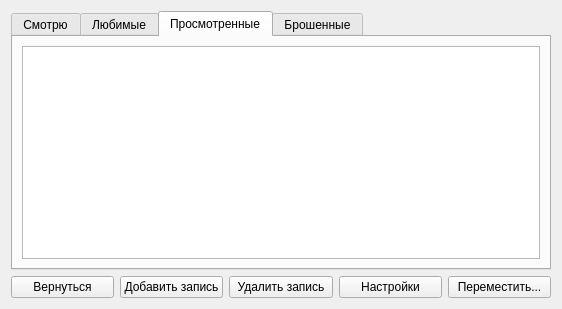
<?xml version="1.0" encoding="UTF-8"?>
<ui version="4.0">
 <class>tableWindow</class>
 <widget class="QWidget" name="tableWindow">
  <property name="geometry">
   <rect>
    <x>0</x>
    <y>0</y>
    <width>562</width>
    <height>309</height>
   </rect>
  </property>
  <property name="windowTitle">
   <string>Form</string>
  </property>
  <layout class="QGridLayout" name="gridLayout">
   <item row="2" column="3">
    <widget class="QPushButton" name="btn_settings">
     <property name="text">
      <string>Настройки</string>
     </property>
    </widget>
   </item>
   <item row="2" column="2">
    <widget class="QPushButton" name="btn_removedRecord">
     <property name="text">
      <string>Удалить запись</string>
     </property>
    </widget>
   </item>
   <item row="2" column="4">
    <widget class="QPushButton" name="btn_move">
     <property name="text">
      <string>Переместить...</string>
     </property>
    </widget>
   </item>
   <item row="2" column="0">
    <widget class="QPushButton" name="btn_returnMenu">
     <property name="text">
      <string>Вернуться</string>
     </property>
    </widget>
   </item>
   <item row="2" column="1">
    <widget class="QPushButton" name="btn_addRecord">
     <property name="text">
      <string>Добавить запись</string>
     </property>
    </widget>
   </item>
   <item row="1" column="0" colspan="5">
    <layout class="QVBoxLayout" name="verticalLayout_5">
     <item>
      <widget class="QTabWidget" name="tabWidget">
       <property name="currentIndex">
        <number>2</number>
       </property>
       <property name="tabBarAutoHide">
        <bool>true</bool>
       </property>
       <widget class="QWidget" name="tab">
        <attribute name="title">
         <string>Смотрю</string>
        </attribute>
        <layout class="QVBoxLayout" name="verticalLayout">
         <item>
          <widget class="QTableView" name="tableView"/>
         </item>
        </layout>
       </widget>
       <widget class="QWidget" name="tab_2">
        <attribute name="title">
         <string>Любимые</string>
        </attribute>
        <layout class="QVBoxLayout" name="verticalLayout_3">
         <item>
          <widget class="QTableView" name="tableView_3"/>
         </item>
        </layout>
       </widget>
       <widget class="QWidget" name="tab_3">
        <attribute name="title">
         <string>Просмотренные</string>
        </attribute>
        <layout class="QVBoxLayout" name="verticalLayout_2">
         <item>
          <widget class="QTableView" name="tableView_2">
           <property name="selectionMode">
            <enum>QAbstractItemView::SingleSelection</enum>
           </property>
          </widget>
         </item>
        </layout>
       </widget>
       <widget class="QWidget" name="tab_4">
        <attribute name="title">
         <string>Брошенные</string>
        </attribute>
        <layout class="QVBoxLayout" name="verticalLayout_4">
         <item>
          <widget class="QTableView" name="tableView_4">
           <property name="selectionMode">
            <enum>QAbstractItemView::SingleSelection</enum>
           </property>
          </widget>
         </item>
        </layout>
       </widget>
      </widget>
     </item>
    </layout>
   </item>
  </layout>
 </widget>
 <resources/>
 <connections/>
</ui>
